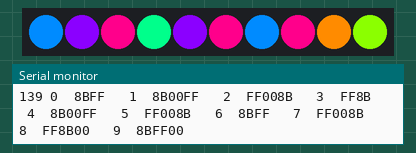
Bench run of a sketch on a simulated Arduino Uno, built with avr-gcc and run on an emulated ATmega328P. On the bench: 10 RGB LEDs in strip order, left to right, the last lines printed to the serial monitor. Random numbers use the default seed unless the sketch sets one.

Above: at 4.27 s.
At 7.36 s:
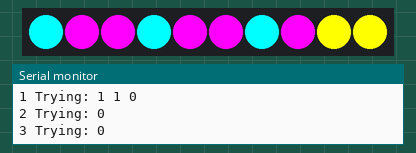
At 10.42 s:
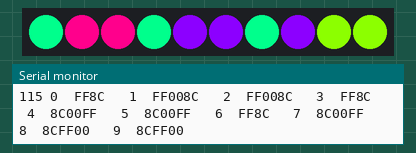
At 23.47 s:
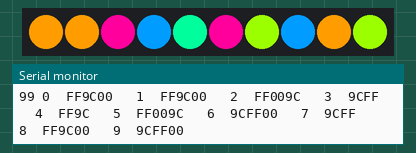
At 35.96 s:
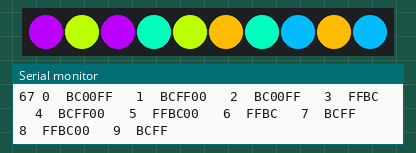
At 39.89 s:
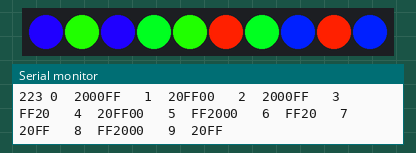

The sketch:

Random_Fade_APA102.ino
```cpp
/*
 * Randomly color fade APA102C LEDs without turning off or turning white.
 * Fades from one of the three primary colors (red, blue, green) to one of
 * the three secondary colors (cyan, magenta, yellow). Each pixel is intilized
 * to a random primary color. It is then faded into a secondary color by
 * randomly picking one of the two empty color channels and increasing it.
 *
 * It is then faded back to a primary color by picking one of the non-empty
 * channels and decreasing it.
 */

#include <Adafruit_DotStar.h>
#include <SPI.h>

#define NUMPIXELS 10
#define DATAPIN    8
#define CLOCKPIN   9

#define BRIGHTNESS 255
#define COLOR_STEP_INCREMENT 4
#define COLOR_STEP_DELAY 50

/*
  ColorData off =     { 0   , 0   , 0   };
  ColorData white =   { 255 , 255 , 255 };

  ColorData yellow =  { 0   , 255 , 255 };
  ColorData cyan =    { 255 , 0   , 255 };
  ColorData magenta = { 255 , 255 , 0   };

  ColorData blue =    { 255 , 0   , 0   };
  ColorData red =     { 0   , 255 , 0   };
  ColorData green =   { 0   , 0   , 255 };
*/

struct RGB {
  byte blue;
  byte red;
  byte green;
};

// Use this to cast to uint32_t for Adafruit_DotStar.
union ColorData {
 byte data[4];
 uint32_t int32;
};

Adafruit_DotStar strip = Adafruit_DotStar(NUMPIXELS, DATAPIN, CLOCKPIN, DOTSTAR_BRG);

// Keep track of the color of each pixel.
ColorData pixels[NUMPIXELS];

// Create a random primary color, used to initilize each pixel with a different starting point.
ColorData getRandomPrimary() {
  int randomIndex = random(0,3);
  Serial.print("rand ");
  Serial.println(randomIndex);
  ColorData randomPrimary = {0   , 0   , 0};
  randomPrimary.data[randomIndex] = 255;
  return randomPrimary;
}

void setup() {
  randomSeed(6);
  Serial.begin(9600);
  delay(500);
  strip.begin();

  // Start each pixel at a random primary color.
  for (int i = 0; i < NUMPIXELS; i++) {
    pixels[i] = getRandomPrimary();
    strip.setPixelColor(i, pixels[i].int32);
  }
  strip.setBrightness(BRIGHTNESS);
  strip.show();
}

// TODO: Remove me!
int randomIndex;

void loop() {
  // b, r ,g

  // Keep track of which color channel to fade for each pixel.
  int pixel_index[NUMPIXELS];

  // Pick a random color channel to increase.
  Serial.println("Determine increase channel.");

  // Print debug headers.
  Serial.print("Pixel:");
  Serial.print("\t");
  Serial.print("Channels:");
  Serial.println("\t");

  // Loop through each pixel and fade a random channel.
  for (int j = 0; j < NUMPIXELS; j++) {
    Serial.print(j);
    Serial.print(": ");
    Serial.print("\t");
    // Determine the channel to adjust by randomly picking one which is fully off.
    int randomChannel;
    do {
      randomChannel = random(0,3); // 0 - 2.
      Serial.print(randomChannel);
      Serial.print(" ");
      // If the channel is already on, try another channel.
    } while (pixels[j].data[randomChannel] == 255);
    // Record the channel for future use.
    pixel_index[j] = randomChannel;
    Serial.println("");
  }
  Serial.println("Start increment.");

  // Transition into secondary color by fading the selected channel for each pixel.
  for (int i = COLOR_STEP_INCREMENT - 1; i <= 256; i = i + COLOR_STEP_INCREMENT) {
    Serial.print(i);
    for (int h = 0; h < NUMPIXELS; h++) {
        Serial.print(" ");
        Serial.print(h);

        int index = pixel_index[h];
        pixels[h].data[index] = i;
        strip.setPixelColor(h, pixels[h].int32);

        Serial.print("\t");
        Serial.print(pixels[h].int32, HEX);
        Serial.print("\t");
      }
    strip.show();
    delay(COLOR_STEP_DELAY);
    Serial.println("");
  }

  // Pick a random color channel to decrease.
  Serial.println("Determine decrease indicies.");
  for (int j = 0; j < NUMPIXELS; j++) {
    Serial.print(j);
    Serial.print(" Trying: ");
    // Determine the index to adjust by randomly picking until its not 255.
    do {
      randomIndex = random(0,3);
      Serial.print(randomIndex);
      Serial.print(" ");
    } while (pixels[j].data[randomIndex] == 0);
    pixel_index[j] = randomIndex;
    Serial.println("");
  }
  Serial.println("Start decrement.");

  // Transition into primary color.
  for (int i = COLOR_STEP_INCREMENT - 1; i <= 256; i = i + COLOR_STEP_INCREMENT) {
    Serial.print(i);
    for (int h = 0; h < NUMPIXELS; h++) {
        Serial.print(" ");
        Serial.print(h);
        int index = pixel_index[h];
        pixels[h].data[index] = 255 - i;
        strip.setPixelColor(h, pixels[h].int32);

        Serial.print("\t");
        Serial.print(pixels[h].int32, HEX);
        Serial.print("\t");
    }
    strip.show();
    delay(COLOR_STEP_DELAY);
    Serial.println("");
  }

  delay(COLOR_STEP_DELAY);

}
```
